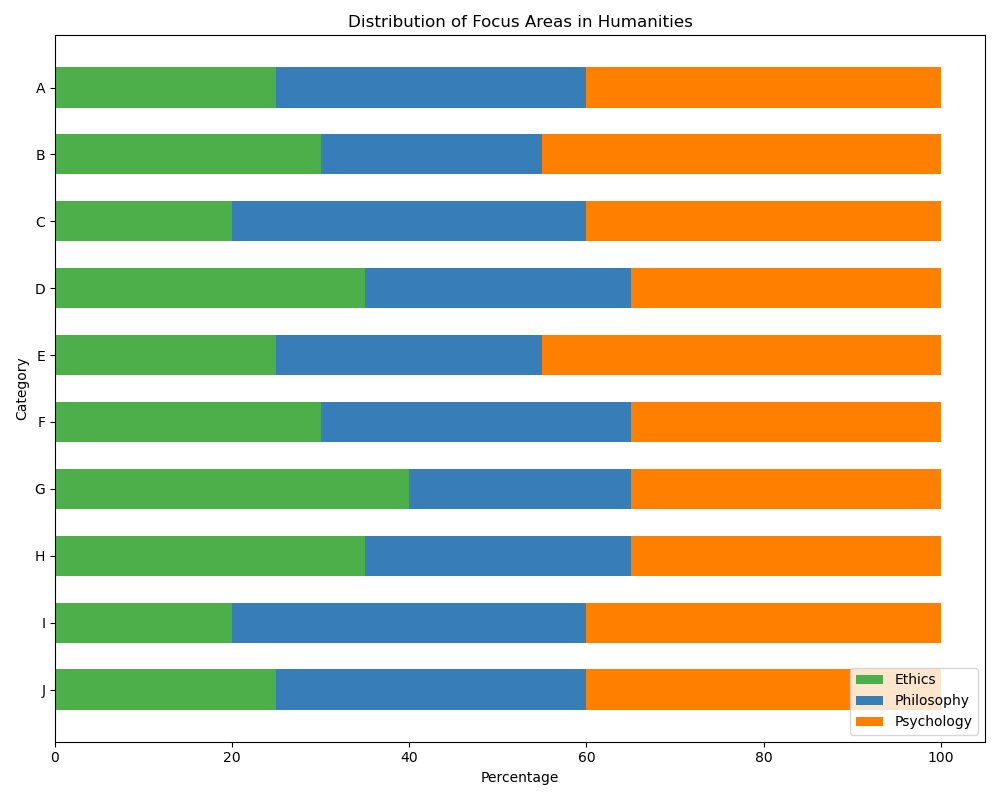

Reproduce this figure in Python.

import matplotlib.pyplot as plt
import numpy as np

# Data
categories = ['A', 'B', 'C', 'D', 'E', 'F', 'G', 'H', 'I', 'J']
ethics = [25, 30, 20, 35, 25, 30, 40, 35, 20, 25]
philosophy = [35, 25, 40, 30, 30, 35, 25, 30, 40, 35]
psychology = [40, 45, 40, 35, 45, 35, 35, 35, 40, 40]

# Stack data
data = np.array([ethics, philosophy, psychology])
data_cum = data.cumsum(axis=0)

# Reorder for horizontal bar chart
categories = np.array(categories)
categories = categories[::-1]
data = data[:, ::-1]
data_cum = data_cum[:, ::-1]

# Color codes
colors = ["#4daf4a", "#377eb8", "#ff7f00"]

fig, ax = plt.subplots(figsize=(10, 8))
bar_width = 0.6

# Create horizontal stacked bar chart
for i, (colname, color) in enumerate(zip(['Ethics', 'Philosophy', 'Psychology'], colors)):
    widths = data[i]
    starts = data_cum[i] - widths
    ax.barh(categories, widths, left=starts, height=bar_width, label=colname, color=color)

ax.set_xlabel('Percentage')
ax.set_ylabel('Category')
ax.set_title('Distribution of Focus Areas in Humanities')
ax.legend(loc='lower right')

plt.tight_layout()
plt.show()
